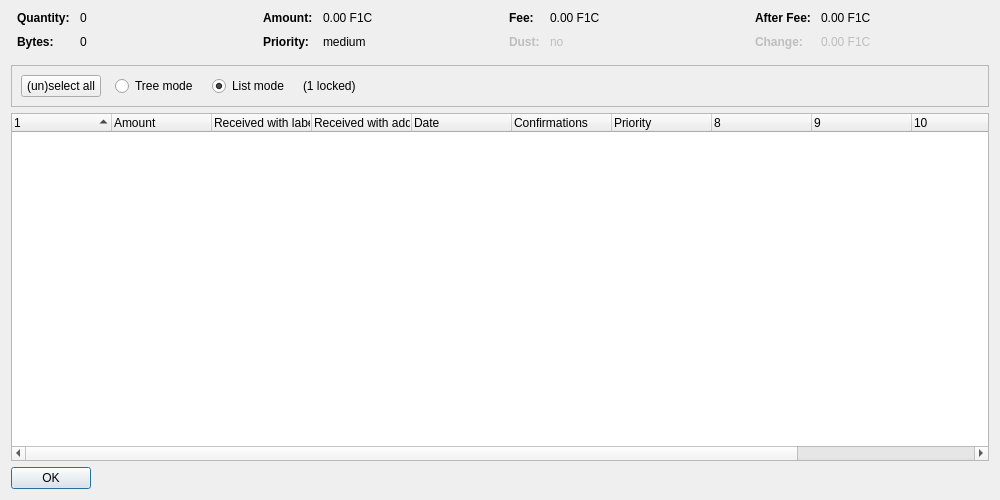
<?xml version="1.0" encoding="UTF-8"?>
<ui version="4.0">
 <class>CoinControlDialog</class>
 <widget class="QDialog" name="CoinControlDialog">
  <property name="geometry">
   <rect>
    <x>0</x>
    <y>0</y>
    <width>1000</width>
    <height>500</height>
   </rect>
  </property>
  <property name="windowTitle">
   <string>Coin Selection</string>
  </property>
  <layout class="QVBoxLayout" name="verticalLayout">
   <item>
    <layout class="QHBoxLayout" name="horizontalLayoutTop" stretch="0,0,0,0">
     <property name="topMargin">
      <number>0</number>
     </property>
     <property name="bottomMargin">
      <number>10</number>
     </property>
     <item>
      <layout class="QFormLayout" name="formLayoutCoinControl1">
       <property name="horizontalSpacing">
        <number>10</number>
       </property>
       <property name="verticalSpacing">
        <number>10</number>
       </property>
       <property name="leftMargin">
        <number>6</number>
       </property>
       <property name="rightMargin">
        <number>6</number>
       </property>
       <item row="0" column="0">
        <widget class="QLabel" name="labelCoinControlQuantityText">
         <property name="font">
          <font>
           <weight>75</weight>
           <bold>true</bold>
          </font>
         </property>
         <property name="text">
          <string>Quantity:</string>
         </property>
        </widget>
       </item>
       <item row="0" column="1">
        <widget class="QLabel" name="labelCoinControlQuantity">
         <property name="cursor">
          <cursorShape>IBeamCursor</cursorShape>
         </property>
         <property name="contextMenuPolicy">
          <enum>Qt::ActionsContextMenu</enum>
         </property>
         <property name="text">
          <string notr="true">0</string>
         </property>
         <property name="textInteractionFlags">
          <set>Qt::LinksAccessibleByMouse|Qt::TextSelectableByKeyboard|Qt::TextSelectableByMouse</set>
         </property>
        </widget>
       </item>
       <item row="1" column="0">
        <widget class="QLabel" name="labelCoinControlBytesText">
         <property name="font">
          <font>
           <weight>75</weight>
           <bold>true</bold>
          </font>
         </property>
         <property name="text">
          <string>Bytes:</string>
         </property>
        </widget>
       </item>
       <item row="1" column="1">
        <widget class="QLabel" name="labelCoinControlBytes">
         <property name="cursor">
          <cursorShape>IBeamCursor</cursorShape>
         </property>
         <property name="contextMenuPolicy">
          <enum>Qt::ActionsContextMenu</enum>
         </property>
         <property name="text">
          <string notr="true">0</string>
         </property>
         <property name="textInteractionFlags">
          <set>Qt::LinksAccessibleByMouse|Qt::TextSelectableByKeyboard|Qt::TextSelectableByMouse</set>
         </property>
        </widget>
       </item>
      </layout>
     </item>
     <item>
      <layout class="QFormLayout" name="formLayoutCoinControl2">
       <property name="horizontalSpacing">
        <number>10</number>
       </property>
       <property name="verticalSpacing">
        <number>10</number>
       </property>
       <property name="leftMargin">
        <number>6</number>
       </property>
       <property name="rightMargin">
        <number>6</number>
       </property>
       <item row="0" column="0">
        <widget class="QLabel" name="labelCoinControlAmountText">
         <property name="font">
          <font>
           <weight>75</weight>
           <bold>true</bold>
          </font>
         </property>
         <property name="text">
          <string>Amount:</string>
         </property>
        </widget>
       </item>
       <item row="0" column="1">
        <widget class="QLabel" name="labelCoinControlAmount">
         <property name="cursor">
          <cursorShape>IBeamCursor</cursorShape>
         </property>
         <property name="contextMenuPolicy">
          <enum>Qt::ActionsContextMenu</enum>
         </property>
         <property name="text">
          <string notr="true">0.00 F1C</string>
         </property>
         <property name="textInteractionFlags">
          <set>Qt::LinksAccessibleByMouse|Qt::TextSelectableByKeyboard|Qt::TextSelectableByMouse</set>
         </property>
        </widget>
       </item>
       <item row="1" column="0">
        <widget class="QLabel" name="labelCoinControlPriorityText">
         <property name="font">
          <font>
           <weight>75</weight>
           <bold>true</bold>
          </font>
         </property>
         <property name="text">
          <string>Priority:</string>
         </property>
        </widget>
       </item>
       <item row="1" column="1">
        <widget class="QLabel" name="labelCoinControlPriority">
         <property name="cursor">
          <cursorShape>IBeamCursor</cursorShape>
         </property>
         <property name="contextMenuPolicy">
          <enum>Qt::ActionsContextMenu</enum>
         </property>
         <property name="text">
          <string notr="true">medium</string>
         </property>
         <property name="textInteractionFlags">
          <set>Qt::LinksAccessibleByMouse|Qt::TextSelectableByKeyboard|Qt::TextSelectableByMouse</set>
         </property>
        </widget>
       </item>
      </layout>
     </item>
     <item>
      <layout class="QFormLayout" name="formLayoutCoinControl3">
       <property name="horizontalSpacing">
        <number>10</number>
       </property>
       <property name="verticalSpacing">
        <number>10</number>
       </property>
       <property name="leftMargin">
        <number>6</number>
       </property>
       <property name="rightMargin">
        <number>6</number>
       </property>
       <item row="0" column="0">
        <widget class="QLabel" name="labelCoinControlFeeText">
         <property name="font">
          <font>
           <weight>75</weight>
           <bold>true</bold>
          </font>
         </property>
         <property name="text">
          <string>Fee:</string>
         </property>
        </widget>
       </item>
       <item row="0" column="1">
        <widget class="QLabel" name="labelCoinControlFee">
         <property name="cursor">
          <cursorShape>IBeamCursor</cursorShape>
         </property>
         <property name="contextMenuPolicy">
          <enum>Qt::ActionsContextMenu</enum>
         </property>
         <property name="text">
          <string notr="true">0.00 F1C</string>
         </property>
         <property name="textInteractionFlags">
          <set>Qt::LinksAccessibleByMouse|Qt::TextSelectableByKeyboard|Qt::TextSelectableByMouse</set>
         </property>
        </widget>
       </item>
       <item row="1" column="0">
        <widget class="QLabel" name="labelCoinControlLowOutputText">
         <property name="enabled">
          <bool>false</bool>
         </property>
         <property name="font">
          <font>
           <weight>75</weight>
           <bold>true</bold>
          </font>
         </property>
         <property name="text">
          <string>Dust:</string>
         </property>
        </widget>
       </item>
       <item row="1" column="1">
        <widget class="QLabel" name="labelCoinControlLowOutput">
         <property name="enabled">
          <bool>false</bool>
         </property>
         <property name="cursor">
          <cursorShape>IBeamCursor</cursorShape>
         </property>
         <property name="contextMenuPolicy">
          <enum>Qt::ActionsContextMenu</enum>
         </property>
         <property name="text">
          <string notr="true">no</string>
         </property>
         <property name="textInteractionFlags">
          <set>Qt::LinksAccessibleByMouse|Qt::TextSelectableByKeyboard|Qt::TextSelectableByMouse</set>
         </property>
        </widget>
       </item>
      </layout>
     </item>
     <item>
      <layout class="QFormLayout" name="formLayoutCoinControl4">
       <property name="horizontalSpacing">
        <number>10</number>
       </property>
       <property name="verticalSpacing">
        <number>10</number>
       </property>
       <property name="leftMargin">
        <number>6</number>
       </property>
       <property name="rightMargin">
        <number>6</number>
       </property>
       <item row="0" column="0">
        <widget class="QLabel" name="labelCoinControlAfterFeeText">
         <property name="font">
          <font>
           <weight>75</weight>
           <bold>true</bold>
          </font>
         </property>
         <property name="text">
          <string>After Fee:</string>
         </property>
        </widget>
       </item>
       <item row="0" column="1">
        <widget class="QLabel" name="labelCoinControlAfterFee">
         <property name="cursor">
          <cursorShape>IBeamCursor</cursorShape>
         </property>
         <property name="contextMenuPolicy">
          <enum>Qt::ActionsContextMenu</enum>
         </property>
         <property name="text">
          <string notr="true">0.00 F1C</string>
         </property>
         <property name="textInteractionFlags">
          <set>Qt::LinksAccessibleByMouse|Qt::TextSelectableByKeyboard|Qt::TextSelectableByMouse</set>
         </property>
        </widget>
       </item>
       <item row="1" column="0">
        <widget class="QLabel" name="labelCoinControlChangeText">
         <property name="enabled">
          <bool>false</bool>
         </property>
         <property name="font">
          <font>
           <weight>75</weight>
           <bold>true</bold>
          </font>
         </property>
         <property name="text">
          <string>Change:</string>
         </property>
        </widget>
       </item>
       <item row="1" column="1">
        <widget class="QLabel" name="labelCoinControlChange">
         <property name="enabled">
          <bool>false</bool>
         </property>
         <property name="cursor">
          <cursorShape>IBeamCursor</cursorShape>
         </property>
         <property name="contextMenuPolicy">
          <enum>Qt::ActionsContextMenu</enum>
         </property>
         <property name="text">
          <string notr="true">0.00 F1C</string>
         </property>
         <property name="textInteractionFlags">
          <set>Qt::LinksAccessibleByMouse|Qt::TextSelectableByKeyboard|Qt::TextSelectableByMouse</set>
         </property>
        </widget>
       </item>
      </layout>
     </item>
    </layout>
   </item>
   <item>
    <widget class="QFrame" name="frame">
     <property name="minimumSize">
      <size>
       <width>0</width>
       <height>40</height>
      </size>
     </property>
     <property name="frameShape">
      <enum>QFrame::StyledPanel</enum>
     </property>
     <property name="frameShadow">
      <enum>QFrame::Sunken</enum>
     </property>
     <layout class="QHBoxLayout" name="horizontalLayout">
      <item>
       <layout class="QHBoxLayout" name="horizontalLayoutPanel" stretch="0,0,0,0,0">
        <property name="spacing">
         <number>14</number>
        </property>
        <item>
         <widget class="QPushButton" name="pushButtonSelectAll">
          <property name="sizePolicy">
           <sizepolicy hsizetype="Maximum" vsizetype="Fixed">
            <horstretch>0</horstretch>
            <verstretch>0</verstretch>
           </sizepolicy>
          </property>
          <property name="text">
           <string>(un)select all</string>
          </property>
          <property name="autoDefault">
           <bool>false</bool>
          </property>
         </widget>
        </item>
        <item>
         <widget class="QRadioButton" name="radioTreeMode">
          <property name="sizePolicy">
           <sizepolicy hsizetype="Maximum" vsizetype="Fixed">
            <horstretch>0</horstretch>
            <verstretch>0</verstretch>
           </sizepolicy>
          </property>
          <property name="text">
           <string>Tree mode</string>
          </property>
         </widget>
        </item>
        <item>
         <widget class="QRadioButton" name="radioListMode">
          <property name="sizePolicy">
           <sizepolicy hsizetype="Maximum" vsizetype="Fixed">
            <horstretch>0</horstretch>
            <verstretch>0</verstretch>
           </sizepolicy>
          </property>
          <property name="text">
           <string>List mode</string>
          </property>
          <property name="checked">
           <bool>true</bool>
          </property>
         </widget>
        </item>
        <item>
         <widget class="QLabel" name="labelLocked">
          <property name="text">
           <string notr="true">(1 locked)</string>
          </property>
         </widget>
        </item>
        <item>
         <spacer name="horizontalSpacer">
          <property name="orientation">
           <enum>Qt::Horizontal</enum>
          </property>
          <property name="sizeHint" stdset="0">
           <size>
            <width>40</width>
            <height>20</height>
           </size>
          </property>
         </spacer>
        </item>
       </layout>
      </item>
     </layout>
    </widget>
   </item>
   <item>
    <widget class="CoinControlTreeWidget" name="treeWidget">
     <property name="contextMenuPolicy">
      <enum>Qt::CustomContextMenu</enum>
     </property>
     <property name="sortingEnabled">
      <bool>false</bool>
     </property>
     <property name="columnCount">
      <number>12</number>
     </property>
     <attribute name="headerShowSortIndicator" stdset="0">
      <bool>true</bool>
     </attribute>
     <attribute name="headerStretchLastSection">
      <bool>false</bool>
     </attribute>
     <column>
      <property name="text">
       <string/>
      </property>
     </column>
     <column>
      <property name="text">
       <string>Amount</string>
      </property>
     </column>
     <column>
      <property name="text">
       <string>Received with label</string>
      </property>
     </column>
     <column>
      <property name="text">
       <string>Received with address</string>
      </property>
     </column>
     <column>
      <property name="text">
       <string>Date</string>
      </property>
     </column>
     <column>
      <property name="text">
       <string>Confirmations</string>
      </property>
      <property name="toolTip">
       <string>Confirmed</string>
      </property>
     </column>
     <column>
      <property name="text">
       <string>Priority</string>
      </property>
     </column>
     <column>
      <property name="text">
       <string/>
      </property>
     </column>
     <column>
      <property name="text">
       <string/>
      </property>
     </column>
     <column>
      <property name="text">
       <string/>
      </property>
     </column>
     <column>
      <property name="text">
       <string/>
      </property>
     </column>
     <column>
      <property name="text">
       <string/>
      </property>
     </column>
    </widget>
   </item>
   <item>
    <widget class="QDialogButtonBox" name="buttonBox">
     <property name="sizePolicy">
      <sizepolicy hsizetype="Maximum" vsizetype="Fixed">
       <horstretch>0</horstretch>
       <verstretch>0</verstretch>
      </sizepolicy>
     </property>
     <property name="orientation">
      <enum>Qt::Horizontal</enum>
     </property>
     <property name="standardButtons">
      <set>QDialogButtonBox::Ok</set>
     </property>
    </widget>
   </item>
  </layout>
 </widget>
 <customwidgets>
  <customwidget>
   <class>CoinControlTreeWidget</class>
   <extends>QTreeWidget</extends>
   <header>coincontroltreewidget.h</header>
  </customwidget>
 </customwidgets>
 <resources/>
 <connections/>
</ui>
